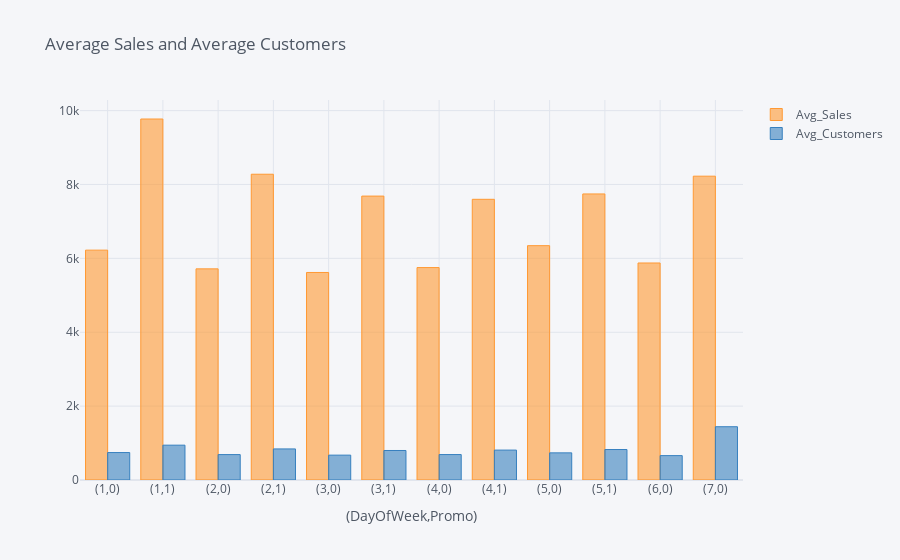
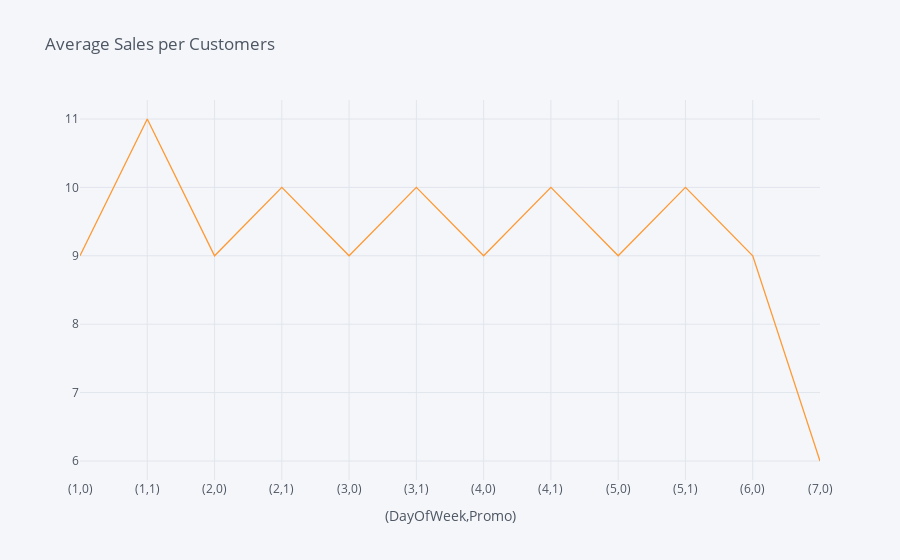

Source (notebook cell) for these figures, in order:
### Markdown cell above
## 2.1 Table_1 : Average sales, average number of customers and average sales per customers based on weekdays and whether the promo is running on that day.

### Code cell
Table_1=pd.pivot_table(data=train,index=['DayOfWeek','Promo'],values=['Sales','Customers','SalesPerCustomer'],aggfunc='mean').round(0)
Table_1.rename(columns=lambda x : 'Avg_' + x, inplace=True)

# Visualization
Table_1.iplot(kind='bar',y=['Avg_Sales','Avg_Customers'],title='Average Sales and Average Customers',xTitle='(DayOfWeek,Promo)')
Table_1.iplot(y='Avg_SalesPerCustomer',title='Average Sales per Customers',xTitle='(DayOfWeek,Promo)')

Table_1

### Figure 1 — Plotly figure (JSON) as saved in the notebook; plotly's stock layout.template omitted (floating-point values rounded to 4 significant figures)
{"data": [{"marker": {"color": "rgba(255, 153, 51, 0.6)", "line": {"color": "rgba(255, 153, 51, 1.0)", "width": 1}}, "name": "Avg_Sales", "orientation": "v", "text": "", "type": "bar", "x": ["(1,0)", "(1,1)", "(2,0)", "(2,1)", "(3,0)", "(3,1)", "(4,0)", "(4,1)", "(5,0)", "(5,1)", "(6,0)", "(7,0)"], "y": [6223, 9773, 5716, 8278, 5618, 7686, 5751, 7599, 6344, 7744, 5875, 8225]}, {"marker": {"color": "rgba(55, 128, 191, 0.6)", "line": {"color": "rgba(55, 128, 191, 1.0)", "width": 1}}, "name": "Avg_Customers", "orientation": "v", "text": "", "type": "bar", "x": ["(1,0)", "(1,1)", "(2,0)", "(2,1)", "(3,0)", "(3,1)", "(4,0)", "(4,1)", "(5,0)", "(5,1)", "(6,0)", "(7,0)"], "y": [743, 943, 688, 841, 673, 799, 689, 810, 735, 825, 660, 1442]}], "layout": {"legend": {"bgcolor": "#F5F6F9", "font": {"color": "#4D5663"}}, "paper_bgcolor": "#F5F6F9", "plot_bgcolor": "#F5F6F9", "title": {"font": {"color": "#4D5663"}, "text": "Average Sales and Average Customers"}, "xaxis": {"gridcolor": "#E1E5ED", "showgrid": true, "tickfont": {"color": "#4D5663"}, "title": {"font": {"color": "#4D5663"}, "text": "(DayOfWeek,Promo)"}, "zerolinecolor": "#E1E5ED"}, "yaxis": {"gridcolor": "#E1E5ED", "showgrid": true, "tickfont": {"color": "#4D5663"}, "title": {"font": {"color": "#4D5663"}, "text": ""}, "zerolinecolor": "#E1E5ED"}}}

### Figure 2 — Plotly figure (JSON) as saved in the notebook; plotly's stock layout.template omitted (floating-point values rounded to 4 significant figures)
{"data": [{"line": {"color": "rgba(255, 153, 51, 1.0)", "dash": "solid", "shape": "linear", "width": 1.3}, "mode": "lines", "name": "Avg_SalesPerCustomer", "text": "", "type": "scatter", "x": ["(1,0)", "(1,1)", "(2,0)", "(2,1)", "(3,0)", "(3,1)", "(4,0)", "(4,1)", "(5,0)", "(5,1)", "(6,0)", "(7,0)"], "y": [9, 11, 9, 10, 9, 10, 9, 10, 9, 10, 9, 6]}], "layout": {"legend": {"bgcolor": "#F5F6F9", "font": {"color": "#4D5663"}}, "paper_bgcolor": "#F5F6F9", "plot_bgcolor": "#F5F6F9", "title": {"font": {"color": "#4D5663"}, "text": "Average Sales per Customers"}, "xaxis": {"gridcolor": "#E1E5ED", "showgrid": true, "tickfont": {"color": "#4D5663"}, "title": {"font": {"color": "#4D5663"}, "text": "(DayOfWeek,Promo)"}, "zerolinecolor": "#E1E5ED"}, "yaxis": {"gridcolor": "#E1E5ED", "showgrid": true, "tickfont": {"color": "#4D5663"}, "title": {"font": {"color": "#4D5663"}, "text": ""}, "zerolinecolor": "#E1E5ED"}}}
